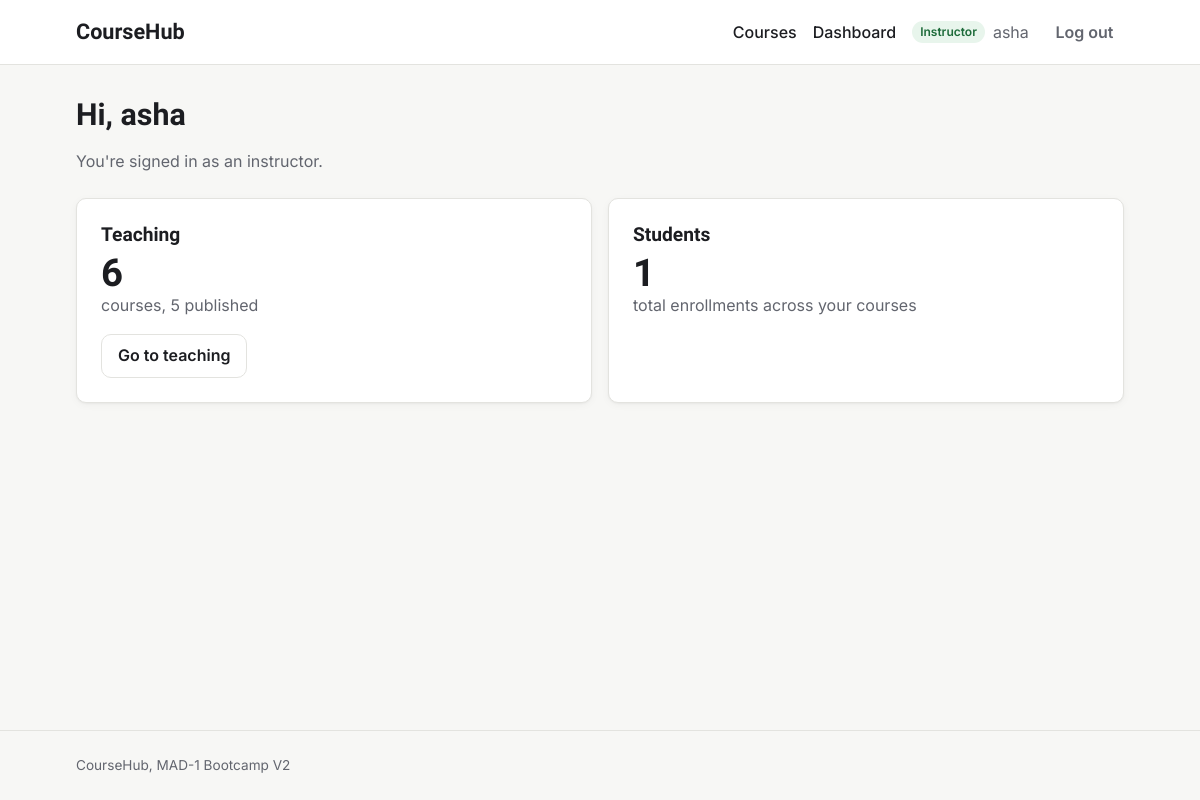
Page /dashboard (signed in) on the committed database.
### models.py (models this page shows, shortened)
class User(db.Model):
    id = db.Column(db.Integer, primary_key=True)
    username = db.Column(db.String(80), unique=True, nullable=False)
    email = db.Column(db.String(120), unique=True, nullable=False)
    password_hash = db.Column(db.String(256), nullable=False)
    role = db.Column(db.String(20), nullable=False, default="student")
    bio = db.Column(db.Text)
    avatar = db.Column(db.String(200))
    created_at = db.Column(db.DateTime, default=utc_now)
    is_active = db.Column(db.Boolean, default=True)
    taught_courses = db.relationship("Course", backref="instructor", lazy=True)
    enrollments = db.relationship(
        "Enrollment", backref="student", cascade="all, delete-orphan"
    )
    completions = db.relationship(
        "LessonCompletion", backref="student", cascade="all, delete-orphan"
    )
    @property
    def is_student(self):
        return self.role == "student"
    @property
    def is_instructor(self):
        return self.role == "instructor"

### app.py (the view)
    @app.route("/dashboard")
    @login_required
    def dashboard():
        user = g.user
        if user.is_student:
            return redirect(url_for("student_dashboard"))
        stats = {}
        if user.is_student:
            stats["enrolled"] = len(user.enrollments)
            stats["completed"] = sum(1 for e in user.enrollments if e.completed_at)
        elif user.is_instructor:
            stats["courses"] = len(user.taught_courses)
            stats["published"] = sum(1 for c in user.taught_courses if c.is_published)
            stats["students"] = sum(len(c.enrollments) for c in user.taught_courses)
        elif user.is_admin:
            stats["users"] = db.session.scalar(db.select(db.func.count(User.id)))
            stats["courses"] = db.session.scalar(db.select(db.func.count(Course.id)))
            stats["enrollments"] = db.session.scalar(
                db.select(db.func.count(Enrollment.id))
            )
        return render_template("dashboard.html", stats=stats)

### app.py (called while the page is built)
def login_required(view):
    @wraps(view)
    def wrapped(*args, **kwargs):
        if g.user is None:
            flash("Please log in to continue.", "warning")
            return redirect(url_for("login", next=request.full_path))
        return view(*args, **kwargs)
    return wrapped

### templates/dashboard.html (shortened to what this page needs)
{% extends "base.html" %}
{% block content %}
<div class="page-header">
  <h1>Hi, {{ current_user.username }}</h1>
  <p class="muted">You're signed in as {{ 'an' if current_user.is_instructor or current_user.is_admin else 'a' }} {{ current_user.role }}.</p>
</div>
{% if current_user.is_student %}
  <div class="card-grid">
    <article class="card">
      <h2>My Courses</h2>
      <p class="stat">{{ stats.enrolled }}</p>
      <p class="muted">courses enrolled, {{ stats.completed }} completed</p>
      <a class="btn btn-secondary" href="{{ url_for('student_area') }}">Go to my learning</a>
    </article>
    <article class="card card-placeholder">
      <h2>Browse Courses</h2>
      <p class="muted">The course catalog arrives on Day 3.</p>
    </article>
  </div>
{% elif current_user.is_instructor %}
  <div class="card-grid">
    <article class="card">
      <h2>Teaching</h2>
      <p class="stat">{{ stats.courses }}</p>
      <p class="muted">courses, {{ stats.published }} published</p>
      <a class="btn btn-secondary" href="{{ url_for('instructor_area') }}">Go to teaching</a>
    </article>
    <article class="card">
      <h2>Students</h2>
      <p class="stat">{{ stats.students }}</p>
      <p class="muted">total enrollments across your courses</p>
    </article>
  </div>
{% endif %}
{% endblock %}

### templates/base.html (shortened to what this page needs)
<!DOCTYPE html>
<html lang="en">
<head>
  <link rel="stylesheet" href="{{ url_for('static', filename='style.css') }}">
</head>
<body>
  <header class="navbar">
    <div class="container navbar-inner">
      <a class="brand" href="{{ url_for('home') }}">CourseHub</a>
      <nav aria-label="Main">
        <ul class="nav-links">
          <li><a href="{{ url_for('course_list') }}">Courses</a></li>
          {% if current_user %}
            <li><a href="{{ url_for('dashboard') }}">Dashboard</a></li>
            <li class="nav-user">
              <span class="badge badge-{{ current_user.role }}">{{ current_user.role|capitalize }}</span>
              {{ current_user.username }}
            </li>
            <li>
              <form action="{{ url_for('logout') }}" method="post" class="inline-form">
                <button type="submit" class="btn btn-ghost">Log out</button>
              </form>
            </li>
          {% else %}
            <li><a href="{{ url_for('login') }}">Log in</a></li>
            <li><a class="btn btn-primary" href="{{ url_for('register') }}">Sign up</a></li>
          {% endif %}
        </ul>
      </nav>
    </div>
  </header>
  <main id="main" class="container">
    {% block content %}{% endblock %}
  </main>
  <footer class="footer">
    <div class="container">CourseHub, MAD-1 Bootcamp V2</div>
  </footer>
</body>
</html>

### static/style.css (style rules this page uses)
:root { --font-display: "Bricolage Grotesque", ui-sans-serif, system-ui, sans-serif; --font-body: "Inter", ui-sans-serif, system-ui, -apple-system, "Segoe UI", Roboto, sans-serif; --color-bg: #f7f7f5; --color-surface: #ffffff; --color-text: #1c1d21; --color-muted: #62656e; --color-border: #e3e3df; --color-primary: #3346d3; --color-primary-hover: #2636b0; --color-focus: #8a96ff; --color-success-bg: #e8f5ec; --color-success-text: #1d6b3a; --color-error-bg: #fdecec; --color-error-text: #a12626; --color-warning-bg: #fff6e0; --color-warning-text: #8a5a00; --color-info-bg: #eaf0fd; --color-info-text: #244a9e; --radius: 10px; --space-1: 0.25rem; --space-2: 0.5rem; --space-3: 0.75rem; --space-4: 1rem; --space-6: 1.5rem; --space-8: 2rem; --space-12: 3rem; --shadow: 0 1px 2px rgba(0, 0, 0, 0.04), 0 2px 8px rgba(0, 0, 0, 0.04); }
*, *::before, *::after { box-sizing: border-box; }
body { margin: 0; min-height: 100vh; display: flex; flex-direction: column; font-family: var(--font-body); font-size: 1rem; line-height: 1.55; color: var(--color-text); background: var(--color-bg); }
h1, h2, h3 { font-family: var(--font-display); line-height: 1.2; margin: 0 0 var(--space-2); }
h1 { font-size: 1.9rem; }
h2 { font-size: 1.2rem; }
a { color: var(--color-primary); }
.container { width: 100%; max-width: 1080px; margin: 0 auto; padding: 0 var(--space-4); }
main.container { flex: 1; padding-top: var(--space-8); padding-bottom: var(--space-12); }
.muted { color: var(--color-muted); }
.navbar { background: var(--color-surface); border-bottom: 1px solid var(--color-border); }
.navbar-inner { display: flex; flex-wrap: wrap; align-items: center; justify-content: space-between; gap: var(--space-3); min-height: 64px; }
.brand { font-family: var(--font-display); font-weight: 700; font-size: 1.35rem; color: var(--color-text); text-decoration: none; }
.nav-links { display: flex; flex-wrap: wrap; align-items: center; gap: var(--space-4); margin: 0; padding: 0; list-style: none; }
.nav-links a:not(.btn) { color: var(--color-text); text-decoration: none; font-weight: 500; }
.nav-user { display: flex; align-items: center; gap: var(--space-2); color: var(--color-muted); }
.inline-form { margin: 0; }
.btn { display: inline-block; padding: 0.55rem 1rem; border: 1px solid transparent; border-radius: var(--radius); font: inherit; font-weight: 600; text-decoration: none; cursor: pointer; transition: background-color 0.15s ease, border-color 0.15s ease; }
.btn-secondary { background: var(--color-surface); border-color: var(--color-border); color: var(--color-text); }
.btn-ghost { background: transparent; color: var(--color-muted); padding: 0.4rem 0.6rem; }
.badge { display: inline-block; padding: 0.1rem 0.5rem; border-radius: 999px; font-size: 0.75rem; font-weight: 600; }
.badge-instructor { background: var(--color-success-bg); color: var(--color-success-text); }
.page-header { margin-bottom: var(--space-6); }
.card-grid { display: grid; grid-template-columns: repeat(auto-fit, minmax(240px, 1fr)); gap: var(--space-4); margin-bottom: var(--space-6); }
.card { padding: var(--space-6); background: var(--color-surface); border: 1px solid var(--color-border); border-radius: var(--radius); box-shadow: var(--shadow); }
.card .muted { margin-top: 0; }
.stat { margin: var(--space-2) 0 0; font-family: var(--font-display); font-size: 2.4rem; font-weight: 700; line-height: 1; }
.footer { padding: var(--space-6) 0; border-top: 1px solid var(--color-border); color: var(--color-muted); font-size: 0.85rem; }

### rows in the picture
User: role "Instructor", username "asha", role "an", role "instructor"

### other values in the picture
{{ stats.courses }} "6"
{{ stats.published }} "5"
{{ stats.students }} "1"
